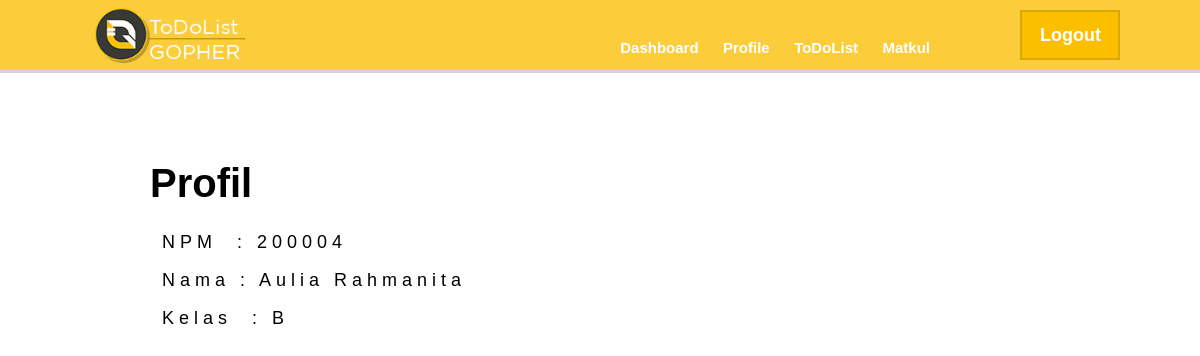
The app's page /profil.php?npm=200004 with its own data.
### tables this page shows
CREATE TABLE `mahasiswa` (
  `NPM` int(12) NOT NULL,
  `Nama` varchar(30) NOT NULL,
  `Kelas` char(1) DEFAULT NULL,
  `akun` int(11) NOT NULL
);

### func.php (called while the page is built, shortened)
<?php
	$conn = mysqli_connect("localhost", "root", "", "sisdat");
function read($query){
        global $conn;
        $result = mysqli_query($conn, $query);
        $rows = [];
        while($data = mysqli_fetch_assoc($result)){
            $rows[] = $data;
        }
        return $rows;
    }
?>

### profil.php (the view, shortened to what this page needs)
<?php
require 'func.php';
	$npm = $_GET["npm"];
	$data = read("SELECT * FROM mahasiswa WHERE NPM = '$npm'")[0];
?>
<!DOCTYPE html>
<html>
	<link rel="stylesheet" href="css/styleprofile.css">
<head>
</head>
<body>
	<div class="topbar">
        <div class="isitopbar">
            <a href="dashboard.php?npm=$npm"><img src="img/logoweb.png" alt="logoweb"></a>
        </div>
        <a href="login.php?npm=<?= $npm ?>">
            <div class="logout">Logout</div>
        </a>
        <div class="navigasi">
            <ul>
                <li><a href="dashboard.php?npm=$npm">Dashboard</a></li>
                <li><a href="profile.php">Profile</a></li>
                <li><a href="todolist.php?npm=$npm">ToDoList</a></li>
                <li><a href="matkul.php">Matkul</a></li>
            </ul>
        </div>
    </div>
	<div class="konten">
		<h1>Profil</h1>
		<div class="form">
			<ul>
				<li type="none">
					<label>NPM &nbsp;: <?= $data['NPM'] ?></label>
				</li>
				<li type="none">
					<label>Nama : <?= $data['Nama'] ?></label>
				</li>
				<li type="none">
					<label>Kelas  &nbsp;: <?= $data['Kelas'] ?></label>
				</li>
			</ul>
		</div>
	</div>
</body>
</html>

### css/styleprofile.css (style rules this page uses)
html, body, div, span, applet, object, iframe, h1, h2, h3, h4, h5, h6, p, blockquote, pre, a, abbr, acronym, address, big, cite, code, del, dfn, em, img, ins, kbd, q, s, samp, small, strike, strong, sub, sup, tt, var, b, u, i, center, dl, dt, dd, ol, ul, li, fieldset, form, label, legend, table, caption, tbody, tfoot, thead, tr, th, td, article, aside, canvas, details, embed, figure, figcaption, footer, header, hgroup, menu, nav, output, ruby, section, summary, time, mark, audio, video { margin: 0; padding: 0; border: 0; font-size: 100%; font: inherit; vertical-align: baseline; }
body { line-height: 1; }
ol, ul { list-style: none; }
body { background-color: white; font-family: Arial, "Helvetica Neue", Helvetica, sans-serif; }
.topbar { background-color: #fbcd3a; height: 70px; border-bottom: 3px solid lightgrey; }
.isitopbar img { width: 180px; padding: 8px 80px; float: left; }
.logout { width: 100px; height: 50px; background-color: #fbbf00; margin: 10px 80px; padding: 14px 18px; border: 2px solid #daa809; box-sizing: border-box; float: right; }
.navigasi { float: right; margin-top: 30px; }
.navigasi ul li { display: inline-block; padding: 10px; }
a { text-decoration: none; color: white; font-size: 18px; font-weight: bold; }
.navigasi a { font-size: 15px; }
.konten h1 { margin: 90px 150px 8px; font-size: 40px; font-weight: bold; box-sizing: border-box; }
.konten .form { margin: 20px 150px 5px; }
.konten .form ul li { font-size: 18px; padding: 10px 12px 10px; letter-spacing: 5px; }

### records on screen
mahasiswa: NPM "200004", Nama "Aulia Rahmanita", Kelas "B"
